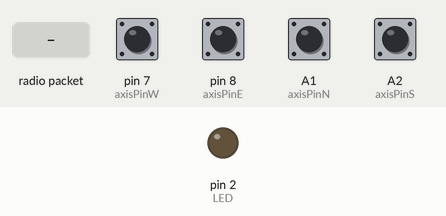
This sketch was run on a simulated Arduino Uno, built with avr-gcc and run on an emulated ATmega328P. Parts: output pins drawn as LEDs (lit = HIGH). Inputs (shaded band) come from the test bench; at power-on: A1 (axisPinN), A2 (axisPinS), pin 7 (axisPinW), pin 8 (axisPinE) HIGH. No radio packets arrive unless stated; what the sketch prints to the serial monitor is not drawn.

Above: at 1.2 s.
1.3 s: radio packet "1" arrives
Timing chart, 0 to 4.3 s (numbered marks = the images above; inputs shaded):
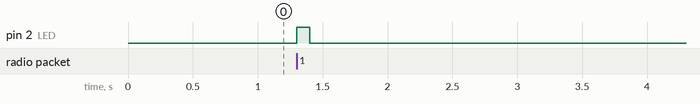

Measured:
- after the input at 1.3 s, pin 2 (LED): LOW → HIGH at once, → LOW 0.10 s later

The sketch:

tilt_switch_5050_rf_controller_sender.ino
```cpp
#include <LiquidCrystal.h>

#include <nRF24L01.h>
#include <RF24.h>
#include <RF24_config.h>

// RF Sender

#include <SPI.h>
#include <RF24.h>

#define LED 2
#define RF_CS 9
#define RF_CSN 10
RF24 radio(RF_CS, RF_CSN);
const uint64_t pipes[2] = { 0xe7e7e7e7e7LL, 0xc2c2c2c2c2LL };

const int axisPinN = A1;
const int axisPinS = A2;
const int axisPinE = 8;
const int axisPinW = 7;

int axisN = 0;
int axisS = 0;
int axisE = 0;
int axisW = 0;

uint8_t lastR = 0;
uint8_t lastG = 0;
uint8_t lastB = 0;

bool sentInitialState = false;
bool lastTransmitSucceed = false;

void setup() {
  Serial.begin(9600);
  pinMode(LED, OUTPUT);
  radio.begin();
  radio.openWritingPipe(pipes[0]);
  radio.openReadingPipe(1, pipes[1]);
  radio.startListening();
  radio.printDetails();

  pinMode(axisPinN, INPUT);
  pinMode(axisPinS, INPUT);
  pinMode(axisPinE, INPUT);
  pinMode(axisPinW, INPUT);

  // Invert pin's high/low state, and trigger use of internal pull-up resistor
  // (saves the need to add our own, external pull-down reistors)
  digitalWrite(axisPinN, HIGH);
  digitalWrite(axisPinS, HIGH);
  digitalWrite(axisPinE, HIGH);
  digitalWrite(axisPinW, HIGH);
}

/* Remove old
unsigned long packRGB(int r, int g, int b) {
  unsigned long color = 0;
  color |= a << 24;
  color |= r << 16;
  color |= g << 8;
  color |= b;
  return color;
}
*/

void loop() {

  uint8_t data[32];  // we'll transmit a 32 byte packet

  // read the state of the pushbutton value:
  axisN = digitalRead(axisPinN);
  axisS = digitalRead(axisPinS);
  axisE = digitalRead(axisPinE);
  axisW = digitalRead(axisPinW);
  if (axisN == LOW) {
    data[0] = 255;
    data[1] = 0;
    data[2] = 0;
  } else if (axisS == LOW) {
    data[0] = 0;
    data[1] = 255;
    data[2] = 0;
  } else if (axisE == LOW) {
    data[0] = 0;
    data[1] = 0;
    data[2] = 255;
  } else if (axisW == LOW) {
    data[0] = 255;
    data[1] = 0;
    data[2] = 255;
  } else {
    data[0] = 255;
    data[1] = 255;
    data[2] = 255;
  }
  if (sentInitialState && lastTransmitSucceed && data[0] == lastR && data[1] == lastG && data[2] == lastB) {
    return;
  }
  lastR = data[0];
  lastG = data[1];
  lastB = data[2];

  Serial.print("Sending color: ");
  Serial.print(data[0]);
  Serial.print(",");
  Serial.print(data[1]);
  Serial.print(",");
  Serial.print(data[2]);
  Serial.println("");

  unsigned long time = millis();

  // transmit the data
  radio.stopListening();
  radio.write( &data, sizeof(data) );
  radio.startListening();
  lastTransmitSucceed = false;

  // listen for acknowledgement from the receiver
  unsigned long started_waiting_at = millis();
  bool timeout = false;
  while (!radio.available() && ! timeout) {
    if (millis() - started_waiting_at > 250 ) {
      timeout = true;
    }
  }

  if (timeout){
    Serial.println("Failed, response timed out.");
  } else {

    sentInitialState = true;
    lastTransmitSucceed = true;

    // the receiver is just going to spit the data back
    radio.read( &data, sizeof(data) );

    digitalWrite(LED, HIGH);
    delay(100);  // light up the LED for 100ms if it worked.
    digitalWrite(LED, LOW);

    Serial.print("Got response, round trip delay: ");
    Serial.print(millis() - started_waiting_at);
    Serial.println("");
  }

}
```
